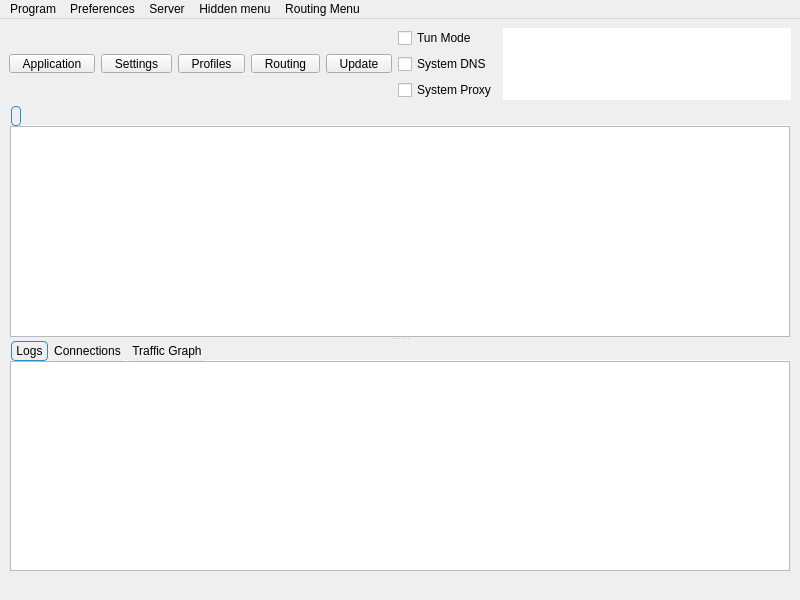
<?xml version="1.0" encoding="UTF-8"?>
<ui version="4.0">
 <class>MainWindow</class>
 <widget class="QMainWindow" name="MainWindow">
  <property name="geometry">
   <rect>
    <x>0</x>
    <y>0</y>
    <width>800</width>
    <height>600</height>
   </rect>
  </property>
  <property name="minimumSize">
   <size>
    <width>800</width>
    <height>600</height>
   </size>
  </property>
   <property name="windowTitle">
   <string notr="true">Throne-Mod</string>
  </property>
  <widget class="QWidget" name="centralwidget">
   <layout class="QVBoxLayout" name="verticalLayout_3" stretch="0,0,0">
    <item>
     <layout class="QHBoxLayout" name="horizontalLayout_2">
      <item>
       <widget class="QToolButton" name="toolButton_program">
        <property name="minimumSize">
         <size>
          <width>0</width>
          <height>0</height>
         </size>
        </property>
        <property name="styleSheet">
         <string notr="true">QToolButton {
    padding-left: 8px;
    padding-right: 8px;
}

QToolButton::menu-indicator {
    subcontrol-origin: border;
    subcontrol-position: bottom right;
    right: 2px;
    bottom: 3px;
}</string>
        </property>
        <property name="text">
         <string>Application</string>
        </property>
        <property name="icon">
         <iconset theme="b-system-run"/>
        </property>
        <property name="iconSize">
         <size>
          <width>24</width>
          <height>24</height>
         </size>
        </property>
        <property name="popupMode">
         <enum>QToolButton::ToolButtonPopupMode::InstantPopup</enum>
        </property>
        <property name="toolButtonStyle">
         <enum>Qt::ToolButtonStyle::ToolButtonTextUnderIcon</enum>
        </property>
       </widget>
      </item>
      <item>
       <widget class="QToolButton" name="toolButton_preferences">
        <property name="minimumSize">
         <size>
          <width>0</width>
          <height>0</height>
         </size>
        </property>
        <property name="styleSheet">
         <string notr="true">QToolButton {
    padding-left: 8px;
    padding-right: 8px;
}

QToolButton::menu-indicator {
    subcontrol-origin: border;
    subcontrol-position: bottom right;
    right: 2px;
    bottom: 3px;
}</string>
        </property>
        <property name="text">
         <string>Settings</string>
        </property>
        <property name="icon">
         <iconset theme="b-preferences"/>
        </property>
        <property name="iconSize">
         <size>
          <width>24</width>
          <height>24</height>
         </size>
        </property>
        <property name="popupMode">
         <enum>QToolButton::ToolButtonPopupMode::InstantPopup</enum>
        </property>
        <property name="toolButtonStyle">
         <enum>Qt::ToolButtonStyle::ToolButtonTextUnderIcon</enum>
        </property>
       </widget>
      </item>
      <item>
       <widget class="QToolButton" name="toolButton_server">
        <property name="minimumSize">
         <size>
          <width>0</width>
          <height>0</height>
         </size>
        </property>
        <property name="styleSheet">
         <string notr="true">QToolButton {
    padding-left: 8px;
    padding-right: 8px;
}

QToolButton::menu-indicator {
    subcontrol-origin: border;
    subcontrol-position: bottom right;
    right: 2px;
    bottom: 3px;
}</string>
        </property>
        <property name="text">
         <string>Profiles</string>
        </property>
        <property name="icon">
         <iconset theme="b-network-server"/>
        </property>
        <property name="iconSize">
         <size>
          <width>24</width>
          <height>24</height>
         </size>
        </property>
        <property name="popupMode">
         <enum>QToolButton::ToolButtonPopupMode::InstantPopup</enum>
        </property>
        <property name="toolButtonStyle">
         <enum>Qt::ToolButtonStyle::ToolButtonTextUnderIcon</enum>
        </property>
       </widget>
      </item>
      <item>
       <widget class="QToolButton" name="toolButton_routing">
        <property name="minimumSize">
         <size>
          <width>0</width>
          <height>0</height>
         </size>
        </property>
        <property name="styleSheet">
         <string notr="true">QToolButton {
    padding-left: 8px;
    padding-right: 8px;
}

QToolButton::menu-indicator {
    subcontrol-origin: border;
    subcontrol-position: bottom right;
    right: 2px;
    bottom: 3px;
}</string>
        </property>
        <property name="text">
         <string>Routing</string>
        </property>
        <property name="icon">
         <iconset theme="b-network-routing"/>
        </property>
        <property name="iconSize">
         <size>
          <width>24</width>
          <height>24</height>
         </size>
        </property>
        <property name="popupMode">
         <enum>QToolButton::ToolButtonPopupMode::InstantPopup</enum>
        </property>
        <property name="toolButtonStyle">
         <enum>Qt::ToolButtonStyle::ToolButtonTextUnderIcon</enum>
        </property>
       </widget>
      </item>
      <item>
       <widget class="QToolButton" name="toolButton_update">
        <property name="minimumSize">
         <size>
          <width>0</width>
          <height>0</height>
         </size>
        </property>
        <property name="styleSheet">
         <string notr="true">QToolButton {
    padding-left: 8px;
    padding-right: 8px;
}

QToolButton::menu-indicator {
    subcontrol-origin: border;
    subcontrol-position: bottom right;
    right: 2px;
    bottom: 3px;
}</string>
        </property>
        <property name="text">
         <string>Update</string>
        </property>
        <property name="icon">
         <iconset theme="b-system-software-update"/>
        </property>
        <property name="iconSize">
         <size>
          <width>24</width>
          <height>24</height>
         </size>
        </property>
        <property name="popupMode">
         <enum>QToolButton::ToolButtonPopupMode::InstantPopup</enum>
        </property>
        <property name="toolButtonStyle">
         <enum>Qt::ToolButtonStyle::ToolButtonTextUnderIcon</enum>
        </property>
       </widget>
      </item>
      <item>
       <layout class="QVBoxLayout" name="verticalLayout_4">
        <item>
         <widget class="QCheckBox" name="checkBox_VPN">
          <property name="sizePolicy">
           <sizepolicy hsizetype="Minimum" vsizetype="Minimum">
            <horstretch>0</horstretch>
            <verstretch>0</verstretch>
           </sizepolicy>
          </property>
          <property name="text">
           <string>Tun Mode</string>
          </property>
         </widget>
        </item>
        <item>
         <widget class="QCheckBox" name="system_dns">
          <property name="text">
           <string>System DNS</string>
          </property>
         </widget>
        </item>
        <item>
         <widget class="QCheckBox" name="checkBox_SystemProxy">
          <property name="text">
           <string>System Proxy</string>
          </property>
         </widget>
        </item>
       </layout>
      </item>
      <item>
       <widget class="QTextBrowser" name="data_view">
        <property name="enabled">
         <bool>true</bool>
        </property>
        <property name="sizePolicy">
         <sizepolicy hsizetype="Expanding" vsizetype="Ignored">
          <horstretch>0</horstretch>
          <verstretch>0</verstretch>
         </sizepolicy>
        </property>
        <property name="minimumSize">
         <size>
          <width>0</width>
          <height>65</height>
         </size>
        </property>
        <property name="mouseTracking">
         <bool>false</bool>
        </property>
        <property name="focusPolicy">
         <enum>Qt::FocusPolicy::NoFocus</enum>
        </property>
        <property name="contextMenuPolicy">
         <enum>Qt::ContextMenuPolicy::NoContextMenu</enum>
        </property>
        <property name="acceptDrops">
         <bool>false</bool>
        </property>
        <property name="frameShape">
         <enum>QFrame::Shape::NoFrame</enum>
        </property>
        <property name="frameShadow">
         <enum>QFrame::Shadow::Sunken</enum>
        </property>
        <property name="verticalScrollBarPolicy">
         <enum>Qt::ScrollBarPolicy::ScrollBarAlwaysOff</enum>
        </property>
        <property name="horizontalScrollBarPolicy">
         <enum>Qt::ScrollBarPolicy::ScrollBarAlwaysOff</enum>
        </property>
        <property name="textInteractionFlags">
         <set>Qt::TextInteractionFlag::LinksAccessibleByKeyboard|Qt::TextInteractionFlag::LinksAccessibleByMouse</set>
        </property>
       </widget>
      </item>
     </layout>
    </item>
    <item>
     <widget class="QSplitter" name="splitter">
      <property name="orientation">
       <enum>Qt::Orientation::Vertical</enum>
      </property>
      <widget class="QTabWidget" name="tabWidget">
       <property name="styleSheet">
        <string notr="true">QTabWidget::tab-bar {
    left: 2px;
}

QTabBar {
    background: transparent;
    qproperty-drawBase: 0;
}

QTabBar::tab {
    background-color: palette(button);
    color: palette(button-text);

    border: 1px solid palette(midlight);

    border-radius: 4px;
    padding: 2px 4px;
    margin-right: 1px;
}

QTabBar::tab:selected {
    border: 1px solid palette(highlight);
    background-color: palette(window); 
}

QTabBar::tab:!selected {
    border: 1px solid palette(button);
}

QTabBar::tab:hover:!selected {
    border: 1px solid palette(button);
    background-color: palette(midlight);
}</string>
       </property>
       <property name="currentIndex">
        <number>0</number>
       </property>
       <property name="documentMode">
        <bool>true</bool>
       </property>
       <property name="movable">
        <bool>true</bool>
       </property>
       <widget class="QWidget" name="widget1">
        <attribute name="title">
         <string/>
        </attribute>
        <layout class="QGridLayout" name="gridLayout_2">
         <property name="leftMargin">
          <number>1</number>
         </property>
         <property name="topMargin">
          <number>0</number>
         </property>
         <property name="rightMargin">
          <number>1</number>
         </property>
         <property name="bottomMargin">
          <number>0</number>
         </property>
         <property name="spacing">
          <number>0</number>
         </property>
         <item row="0" column="0">
          <widget class="ProfilesTableView" name="profilesTableView">
           <property name="contextMenuPolicy">
            <enum>Qt::ContextMenuPolicy::CustomContextMenu</enum>
           </property>
           <property name="editTriggers">
            <set>QAbstractItemView::EditTrigger::NoEditTriggers</set>
           </property>
           <property name="alternatingRowColors">
            <bool>true</bool>
           </property>
           <property name="selectionBehavior">
            <enum>QAbstractItemView::SelectionBehavior::SelectRows</enum>
           </property>
           <property name="horizontalScrollMode">
            <enum>QAbstractItemView::ScrollMode::ScrollPerPixel</enum>
           </property>
           <property name="wordWrap">
            <bool>false</bool>
           </property>
           <attribute name="horizontalHeaderMinimumSectionSize">
            <number>16</number>
           </attribute>
           <attribute name="horizontalHeaderHighlightSections">
            <bool>false</bool>
           </attribute>
           <attribute name="horizontalHeaderShowSortIndicator" stdset="0">
            <bool>false</bool>
           </attribute>
           <attribute name="verticalHeaderDefaultSectionSize">
            <number>30</number>
           </attribute>
          </widget>
         </item>
        </layout>
       </widget>
      </widget>
      <widget class="QWidget" name="aaaaaaaaaaaaaaaaaa">
       <layout class="QVBoxLayout" name="aaaaaaaaaaaa" stretch="0">
        <item>
         <widget class="QWidget" name="down_tab" native="true">
          <layout class="QVBoxLayout" name="verticalLayout">
           <property name="spacing">
            <number>0</number>
           </property>
           <property name="leftMargin">
            <number>0</number>
           </property>
           <property name="topMargin">
            <number>0</number>
           </property>
           <property name="rightMargin">
            <number>0</number>
           </property>
           <property name="bottomMargin">
            <number>0</number>
           </property>
           <item>
            <widget class="QTabWidget" name="stats_widget">
             <property name="autoFillBackground">
              <bool>true</bool>
             </property>
             <property name="styleSheet">
              <string notr="true">QTabWidget::tab-bar {
    left: 2px;
}

QTabBar {
    background: transparent;
    qproperty-drawBase: 0;
}

QTabBar::tab {
    background-color: palette(button);
    color: palette(button-text);

    border: 1px solid palette(midlight);

    border-radius: 4px;
    padding: 2px 4px;
    margin-right: 1px;
}

QTabBar::tab:selected {
    border: 1px solid palette(highlight);
    background-color: palette(window); 
}

QTabBar::tab:!selected {
    border: 1px solid palette(button);
}

QTabBar::tab:hover:!selected {
    border: 1px solid palette(button);
    background-color: palette(midlight);
}</string>
             </property>
             <property name="tabPosition">
              <enum>QTabWidget::TabPosition::North</enum>
             </property>
             <property name="tabShape">
              <enum>QTabWidget::TabShape::Rounded</enum>
             </property>
             <property name="currentIndex">
              <number>0</number>
             </property>
             <property name="elideMode">
              <enum>Qt::TextElideMode::ElideNone</enum>
             </property>
             <property name="usesScrollButtons">
              <bool>true</bool>
             </property>
             <property name="documentMode">
              <bool>true</bool>
             </property>
             <property name="tabsClosable">
              <bool>false</bool>
             </property>
             <property name="movable">
              <bool>true</bool>
             </property>
             <property name="tabBarAutoHide">
              <bool>false</bool>
             </property>
             <widget class="QWidget" name="Logs">
              <property name="enabled">
               <bool>true</bool>
              </property>
              <attribute name="title">
               <string>Logs</string>
              </attribute>
              <layout class="QHBoxLayout" name="horizontalLayout_3" stretch="0">
               <property name="spacing">
                <number>0</number>
               </property>
               <property name="sizeConstraint">
                <enum>QLayout::SizeConstraint::SetDefaultConstraint</enum>
               </property>
               <property name="leftMargin">
                <number>1</number>
               </property>
               <property name="topMargin">
                <number>0</number>
               </property>
               <property name="rightMargin">
                <number>1</number>
               </property>
               <property name="bottomMargin">
                <number>0</number>
               </property>
               <item>
                <widget class="QTextBrowser" name="masterLogBrowser">
                 <property name="contextMenuPolicy">
                  <enum>Qt::ContextMenuPolicy::CustomContextMenu</enum>
                 </property>
                 <property name="openLinks">
                  <bool>false</bool>
                 </property>
                </widget>
               </item>
              </layout>
             </widget>
             <widget class="QWidget" name="connections_tab">
              <attribute name="title">
               <string>Connections</string>
              </attribute>
              <layout class="QHBoxLayout" name="horizontalLayout_4">
               <property name="spacing">
                <number>0</number>
               </property>
               <property name="sizeConstraint">
                <enum>QLayout::SizeConstraint::SetDefaultConstraint</enum>
               </property>
               <property name="leftMargin">
                <number>1</number>
               </property>
               <property name="topMargin">
                <number>0</number>
               </property>
               <property name="rightMargin">
                <number>1</number>
               </property>
               <property name="bottomMargin">
                <number>0</number>
               </property>
               <item>
                <widget class="QTableWidget" name="connections">
                 <property name="autoFillBackground">
                  <bool>false</bool>
                 </property>
                 <column>
                  <property name="text">
                   <string>Destination (Domain)</string>
                  </property>
                  <property name="toolTip">
                   <string>Click To Disable Sorting</string>
                  </property>
                 </column>
                 <column>
                  <property name="text">
                   <string>Process</string>
                  </property>
                  <property name="toolTip">
                   <string>Click To Sort By Process</string>
                  </property>
                 </column>
                 <column>
                  <property name="text">
                   <string>Protocol</string>
                  </property>
                  <property name="toolTip">
                   <string>Click To Sort By Protocol</string>
                  </property>
                 </column>
                 <column>
                  <property name="text">
                   <string>Outbound</string>
                  </property>
                  <property name="toolTip">
                   <string>Click To Sort By Outbound</string>
                  </property>
                 </column>
                 <column>
                  <property name="text">
                   <string>Traffic</string>
                  </property>
                  <property name="toolTip">
                   <string>Click To Toggle sort by Traffic</string>
                  </property>
                 </column>
                </widget>
               </item>
              </layout>
             </widget>
             <widget class="QWidget" name="graph_tab">
              <attribute name="title">
               <string>Traffic Graph</string>
              </attribute>
              <layout class="QHBoxLayout" name="horizontalLayout_6">
               <property name="spacing">
                <number>0</number>
               </property>
               <property name="sizeConstraint">
                <enum>QLayout::SizeConstraint::SetDefaultConstraint</enum>
               </property>
               <property name="leftMargin">
                <number>1</number>
               </property>
               <property name="topMargin">
                <number>0</number>
               </property>
               <property name="rightMargin">
                <number>1</number>
               </property>
               <property name="bottomMargin">
                <number>0</number>
               </property>
              </layout>
             </widget>
            </widget>
           </item>
          </layout>
         </widget>
        </item>
       </layout>
      </widget>
     </widget>
    </item>
    <item>
     <layout class="QHBoxLayout" name="horizontalLayout">
      <item>
       <widget class="QLabel" name="label_running">
        <property name="text">
         <string/>
        </property>
       </widget>
      </item>
      <item>
       <widget class="QLabel" name="label_inbound">
        <property name="text">
         <string/>
        </property>
        <property name="alignment">
         <set>Qt::AlignmentFlag::AlignLeading|Qt::AlignmentFlag::AlignLeft|Qt::AlignmentFlag::AlignVCenter</set>
        </property>
       </widget>
      </item>
      <item>
       <widget class="QLabel" name="label_speed">
        <property name="text">
         <string/>
        </property>
        <property name="alignment">
         <set>Qt::AlignmentFlag::AlignLeading|Qt::AlignmentFlag::AlignLeft|Qt::AlignmentFlag::AlignVCenter</set>
        </property>
       </widget>
      </item>
     </layout>
    </item>
   </layout>
  </widget>
  <widget class="QMenuBar" name="menubar">
   <property name="geometry">
    <rect>
     <x>0</x>
     <y>0</y>
     <width>800</width>
     <height>25</height>
    </rect>
   </property>
   <widget class="QMenu" name="menu_program">
    <property name="title">
     <string>Program</string>
    </property>
    <widget class="QMenu" name="menu_spmode">
     <property name="title">
      <string>System Proxy</string>
     </property>
     <addaction name="menu_spmode_system_proxy"/>
     <addaction name="menu_spmode_vpn"/>
     <addaction name="menu_spmode_disabled"/>
    </widget>
    <addaction name="actionHide_window"/>
    <addaction name="separator"/>
    <addaction name="menu_add_from_clipboard2"/>
    <addaction name="actionAdd_profile_from_File"/>
    <addaction name="menu_scan_qr"/>
    <addaction name="separator"/>
    <addaction name="actionStart_with_system"/>
    <addaction name="actionRemember_last_proxy"/>
    <addaction name="actionAllow_LAN"/>
    <addaction name="menu_spmode"/>
    <addaction name="separator"/>
    <addaction name="actionRestart_Proxy"/>
    <addaction name="actionRestart_Program"/>
    <addaction name="menu_exit"/>
   </widget>
   <widget class="QMenu" name="menu_preferences">
    <property name="title">
     <string>Preferences</string>
    </property>
    <addaction name="menu_manage_groups"/>
    <addaction name="menu_basic_settings"/>
    <addaction name="menu_routing_settings"/>
    <addaction name="menu_vpn_settings"/>
    <addaction name="menu_hotkey_settings"/>
    <addaction name="menu_open_config_folder"/>
   </widget>
   <widget class="QMenu" name="menu_server">
    <property name="title">
     <string>Server</string>
    </property>
    <widget class="QMenu" name="menu_share_item">
     <property name="title">
      <string>Share</string>
     </property>
     <addaction name="menu_qr"/>
     <addaction name="menu_export_config"/>
     <addaction name="actionExport_Xray_config"/>
     <addaction name="separator"/>
     <addaction name="menu_copy_links"/>
     <addaction name="menu_copy_links_nkr"/>
     <addaction name="actionCopy_Test_Result"/>
    </widget>
    <addaction name="menu_add_from_input"/>
    <addaction name="menu_add_from_clipboard"/>
    <addaction name="separator"/>
    <addaction name="menu_start"/>
    <addaction name="menu_stop"/>
    <addaction name="separator"/>
    <addaction name="menu_select_all"/>
    <addaction name="menu_clone"/>
    <addaction name="menu_reset_traffic"/>
    <addaction name="menu_delete"/>
    <addaction name="menu_share_item"/>
    <addaction name="separator"/>
    <addaction name="actionUrl_Test_Selected"/>
    <addaction name="menu_resolve_selected"/>
    <addaction name="actionClear_Test_Result"/>
    <addaction name="actionSpeedtest_Current"/>
    <addaction name="actionSpeedtest_Selected"/>
    <addaction name="actionResolve_Selected_Out_IP"/>
   </widget>
   <widget class="QMenu" name="menuHidden_menu">
    <property name="title">
     <string>Hidden menu</string>
    </property>
    <addaction name="menu_update_subscription"/>
    <addaction name="menu_resolve_domain"/>
    <addaction name="menu_remove_invalid"/>
    <addaction name="actionUrl_Test_Group"/>
    <addaction name="menu_remove_unavailable"/>
    <addaction name="menu_clear_test_result"/>
    <addaction name="menu_delete_repeat"/>
    <addaction name="actionSpeedtest_Group"/>
    <addaction name="actionResolve_Out_IP"/>
    <addaction name="actionRefresh_Column_Widths"/>
   </widget>
   <widget class="QMenu" name="menuRouting_Menu">
    <property name="title">
     <string>Routing Menu</string>
    </property>
   </widget>
   <addaction name="menu_program"/>
   <addaction name="menu_preferences"/>
   <addaction name="menu_server"/>
   <addaction name="menuHidden_menu"/>
   <addaction name="menuRouting_Menu"/>
  </widget>
  <action name="menu_exit">
   <property name="text">
    <string>Exit</string>
   </property>
  </action>
  <action name="actionShow_window">
   <property name="text">
    <string>Show Window</string>
   </property>
  </action>
  <action name="menu_basic_settings">
   <property name="text">
    <string>Basic Settings</string>
   </property>
  </action>
  <action name="menu_add_from_input">
   <property name="text">
    <string>New profile</string>
   </property>
   <property name="shortcut">
    <string notr="true">Ctrl+N</string>
   </property>
  </action>
  <action name="menu_manage_groups">
   <property name="text">
    <string>Groups</string>
   </property>
  </action>
  <action name="menu_start">
   <property name="text">
    <string>Start</string>
   </property>
   <property name="shortcut">
    <string notr="true">Return</string>
   </property>
  </action>
  <action name="menu_stop">
   <property name="text">
    <string>Stop</string>
   </property>
   <property name="shortcut">
    <string notr="true">Ctrl+S</string>
   </property>
  </action>
  <action name="menu_routing_settings">
   <property name="text">
    <string>Routing Settings</string>
   </property>
  </action>
  <action name="menu_add_from_clipboard">
   <property name="text">
    <string>Add profile from clipboard</string>
   </property>
   <property name="shortcut">
    <string notr="true">Ctrl+V</string>
   </property>
  </action>
  <action name="menu_delete">
   <property name="text">
    <string>Delete</string>
   </property>
   <property name="shortcut">
    <string notr="true">Del</string>
   </property>
  </action>
  <action name="menu_add_from_clipboard2">
   <property name="text">
    <string>Add profile from clipboard</string>
   </property>
  </action>
  <action name="menu_profile_debug_info">
   <property name="text">
    <string>Debug Info</string>
   </property>
  </action>
  <action name="menu_qr">
   <property name="text">
    <string>QR Code and link</string>
   </property>
   <property name="shortcut">
    <string notr="true">Ctrl+Q</string>
   </property>
  </action>
  <action name="menu_copy_link">
   <property name="text">
    <string>Copy Link</string>
   </property>
  </action>
  <action name="menu_tcp_ping">
   <property name="text">
    <string notr="true">Tcp Ping</string>
   </property>
   <property name="shortcut">
    <string notr="true">Ctrl+Shift+T</string>
   </property>
  </action>
  <action name="menu_url_test">
   <property name="text">
    <string notr="true">Url Test</string>
   </property>
   <property name="shortcut">
    <string notr="true">Ctrl+Shift+U</string>
   </property>
  </action>
  <action name="menu_clear_test_result">
   <property name="text">
    <string>Clear Test Result</string>
   </property>
   <property name="shortcut">
    <string notr="true">Ctrl+Shift+C</string>
   </property>
  </action>
  <action name="menu_export_config">
   <property name="text">
    <string>Export Sing-box config</string>
   </property>
   <property name="shortcut">
    <string notr="true">Ctrl+E</string>
   </property>
  </action>
  <action name="menu_reset_traffic">
   <property name="text">
    <string>Reset Traffic</string>
   </property>
   <property name="shortcut">
    <string notr="true">Ctrl+R</string>
   </property>
  </action>
  <action name="menu_scan_qr">
   <property name="text">
    <string>Scan QR Code</string>
   </property>
   <property name="shortcut">
    <string notr="true">Ctrl+Shift+Q</string>
   </property>
  </action>
  <action name="menu_spmode_system_proxy">
   <property name="checkable">
    <bool>true</bool>
   </property>
   <property name="text">
    <string>Enable System Proxy</string>
   </property>
  </action>
  <action name="menu_spmode_disabled">
   <property name="checkable">
    <bool>true</bool>
   </property>
   <property name="text">
    <string>Disable</string>
   </property>
  </action>
  <action name="menu_delete_repeat">
   <property name="text">
    <string>Remove Duplicates</string>
   </property>
   <property name="shortcut">
    <string notr="true">Ctrl+Shift+D</string>
   </property>
  </action>
  <action name="actionfake">
   <property name="text">
    <string>fake</string>
   </property>
   <property name="visible">
    <bool>false</bool>
   </property>
  </action>
  <action name="menu_move">
   <property name="text">
    <string>Move</string>
   </property>
   <property name="shortcut">
    <string notr="true">Ctrl+M</string>
   </property>
  </action>
  <action name="actionStart_with_system">
   <property name="checkable">
    <bool>true</bool>
   </property>
   <property name="text">
    <string>Start with system</string>
   </property>
  </action>
  <action name="actionRemember_last_proxy">
   <property name="checkable">
    <bool>true</bool>
   </property>
   <property name="text">
    <string>Remember last profile</string>
   </property>
  </action>
  <action name="actionAllow_LAN">
   <property name="checkable">
    <bool>true</bool>
   </property>
   <property name="text">
    <string>Allow other devices to connect</string>
   </property>
  </action>
  <action name="menu_remove_unavailable">
   <property name="text">
    <string>Remove Unavailable</string>
   </property>
   <property name="shortcut">
    <string notr="true">Ctrl+Shift+R</string>
   </property>
  </action>
  <action name="menu_full_test">
   <property name="text">
    <string>Full Test</string>
   </property>
   <property name="shortcut">
    <string notr="true">Ctrl+Shift+F</string>
   </property>
  </action>
  <action name="menu_hotkey_settings">
   <property name="text">
    <string>Hotkey Settings</string>
   </property>
  </action>
  <action name="menu_select_all">
   <property name="text">
    <string>Select All</string>
   </property>
   <property name="shortcut">
    <string notr="true">Ctrl+A</string>
   </property>
  </action>
  <action name="menu_copy_links_nkr">
   <property name="text">
    <string>Copy links of selected (Json Links)</string>
   </property>
   <property name="shortcut">
    <string notr="true">Ctrl+Alt+C</string>
   </property>
  </action>
  <action name="actionfake_2">
   <property name="text">
    <string>fake</string>
   </property>
   <property name="visible">
    <bool>false</bool>
   </property>
  </action>
  <action name="actionfake_3">
   <property name="text">
    <string>fake</string>
   </property>
   <property name="visible">
    <bool>false</bool>
   </property>
  </action>
  <action name="menu_copy_links">
   <property name="text">
    <string>Copy links of selected</string>
   </property>
   <property name="shortcut">
    <string notr="true">Ctrl+C</string>
   </property>
  </action>
  <action name="menu_spmode_vpn">
   <property name="checkable">
    <bool>true</bool>
   </property>
   <property name="text">
    <string>Enable Tun</string>
   </property>
  </action>
  <action name="menu_clone">
   <property name="text">
    <string>Clone</string>
   </property>
   <property name="shortcut">
    <string notr="true">Ctrl+D</string>
   </property>
  </action>
  <action name="menu_update_subscription">
   <property name="text">
    <string>Update subscription</string>
   </property>
   <property name="shortcut">
    <string notr="true">Ctrl+U</string>
   </property>
   <property name="visible">
    <bool>true</bool>
   </property>
  </action>
  <action name="menu_resolve_domain">
   <property name="text">
    <string>Resolve domain</string>
   </property>
   <property name="shortcut">
    <string notr="true">Ctrl+Shift+I</string>
   </property>
  </action>
  <action name="menu_vpn_settings">
   <property name="text">
    <string>Tun Settings</string>
   </property>
  </action>
  <action name="actionRestart_Program">
   <property name="text">
    <string>Restart Program</string>
   </property>
  </action>
  <action name="menu_open_config_folder">
   <property name="text">
    <string>Open Config Folder</string>
   </property>
  </action>
  <action name="actionfake_4">
   <property name="text">
    <string notr="true">fake</string>
   </property>
   <property name="visible">
    <bool>false</bool>
   </property>
  </action>
  <action name="actionfake_5">
   <property name="text">
    <string notr="true">fake</string>
   </property>
   <property name="visible">
    <bool>false</bool>
   </property>
  </action>
  <action name="actionRestart_Proxy">
   <property name="text">
    <string>Restart Core</string>
   </property>
  </action>
  <action name="menu_stop_testing">
   <property name="text">
    <string>Stop Testing</string>
   </property>
   <property name="shortcut">
    <string notr="true">Ctrl+.</string>
   </property>
  </action>
  <action name="actionUrl_Test_Selected">
   <property name="text">
    <string>Url Test Selected</string>
   </property>
   <property name="shortcut">
    <string notr="true">Ctrl+Shift+S</string>
   </property>
   <property name="visible">
    <bool>true</bool>
   </property>
  </action>
  <action name="actionUrl_Test_Group">
   <property name="enabled">
    <bool>true</bool>
   </property>
   <property name="text">
    <string>Url Test Group</string>
   </property>
   <property name="shortcut">
    <string notr="true">Ctrl+Shift+G</string>
   </property>
   <property name="visible">
    <bool>true</bool>
   </property>
  </action>
  <action name="menu_resolve_selected">
   <property name="text">
    <string>Resolve Selected Domain</string>
   </property>
   <property name="visible">
    <bool>true</bool>
   </property>
  </action>
  <action name="menu_remove_invalid">
   <property name="text">
    <string>Remove Invalid</string>
   </property>
   <property name="shortcut">
    <string notr="true">Ctrl+Alt+I</string>
   </property>
   <property name="menuRole">
    <enum>QAction::MenuRole::TextHeuristicRole</enum>
   </property>
  </action>
  <action name="menu_open_routing_manager">
   <property name="text">
    <string>Open Manager</string>
   </property>
  </action>
  <action name="actionSpeedtest_Current">
   <property name="text">
    <string>Speedtest Current</string>
   </property>
   <property name="shortcut">
    <string notr="true">F6</string>
   </property>
  </action>
  <action name="actionSpeedtest_Selected">
   <property name="text">
    <string>Speedtest Selected</string>
   </property>
   <property name="shortcut">
    <string notr="true">Ctrl+Shift+P</string>
   </property>
  </action>
  <action name="actionSpeedtest_Group">
   <property name="text">
    <string>Speedtest Group</string>
   </property>
   <property name="shortcut">
    <string notr="true">Ctrl+Alt+P</string>
   </property>
  </action>
  <action name="actionHide_window">
   <property name="text">
    <string>Hide window</string>
   </property>
   <property name="shortcut">
    <string notr="true">Ctrl+H</string>
   </property>
  </action>
  <action name="actionAdd_profile_from_File">
   <property name="text">
    <string>Add profile from File</string>
   </property>
   <property name="shortcut">
    <string notr="true">Ctrl+O</string>
   </property>
  </action>
  <action name="actionResolve_Out_IP">
   <property name="text">
    <string>Resolve Out IP</string>
   </property>
  </action>
  <action name="actionResolve_Selected_Out_IP">
   <property name="text">
    <string>Resolve Selected Out IP</string>
   </property>
  </action>
  <action name="actionRefresh_Column_Widths">
   <property name="text">
    <string>Refresh Column Widths</string>
   </property>
  </action>
  <action name="actionExport_Xray_config">
   <property name="text">
    <string>Export Xray config</string>
   </property>
  </action>
  <action name="actionCopy_Test_Result">
   <property name="text">
    <string>Copy Test Result</string>
   </property>
  </action>
  <action name="actionClear_Test_Result">
   <property name="text">
    <string>Clear Test Result</string>
   </property>
  </action>
 </widget>
 <customwidgets>
  <customwidget>
   <class>ProfilesTableView</class>
   <extends>QTableView</extends>
   <header>include/ui/utils/ProfilesTableView.h</header>
  </customwidget>
 </customwidgets>
 <resources/>
 <connections/>
</ui>
